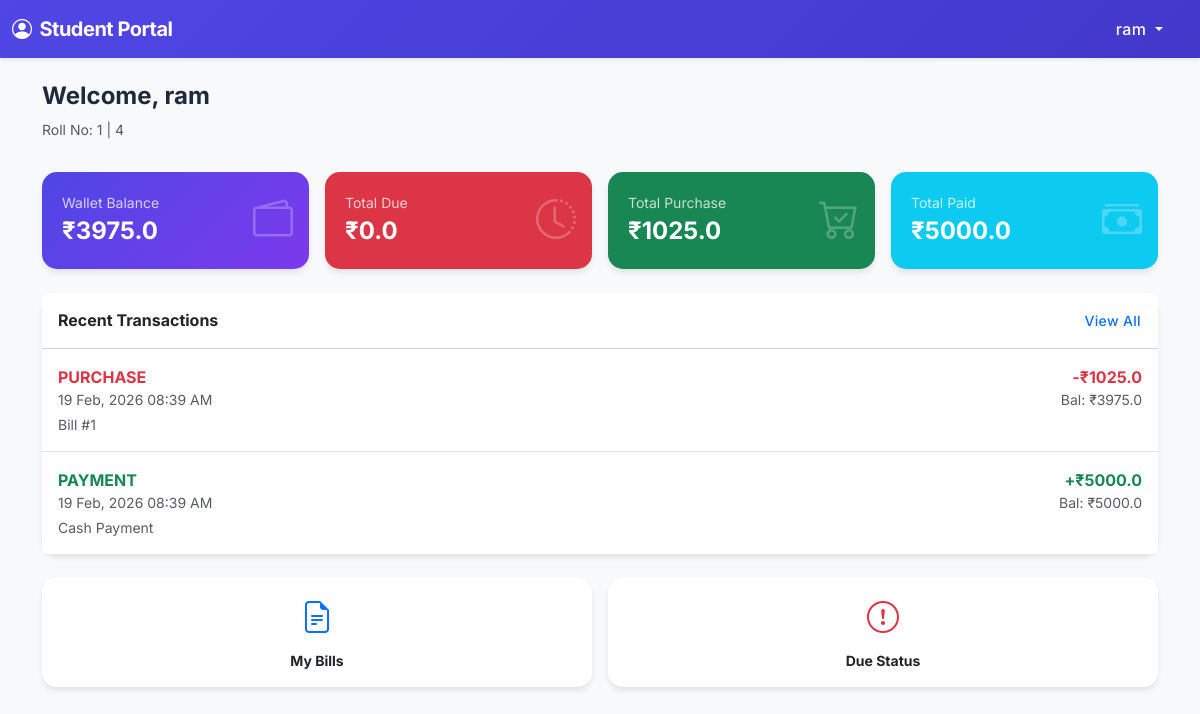
/student/dashboard (signed in), run on the app's committed database.
### app/models.py (models this page shows, shortened)
class Student(UserMixin, db.Model):
    __tablename__ = 'students'
    id = db.Column(db.Integer, primary_key=True)
    name = db.Column(db.String(100), nullable=False)
    password_hash = db.Column(db.String(255))
    class_id = db.Column(db.Integer, db.ForeignKey('classes.id'), nullable=True)
    roll_no = db.Column(db.String(20))
    parent_phone = db.Column(db.String(20))
    balance = db.Column(db.Float, default=0.0) # Positive = Wallet, Negative = Due
    language = db.Column(db.String(5), default='en')
    created_at = db.Column(db.DateTime, default=datetime.utcnow)
    transactions = db.relationship('Transaction', backref='student', lazy='dynamic')
    bills = db.relationship('Bill', backref='student', lazy='dynamic')
    @property
    def total_due(self):
        return abs(self.balance) if self.balance < 0 else 0.0
    @property
    def wallet_amount(self):
        return self.balance if self.balance > 0 else 0.0

class Class(db.Model):
    __tablename__ = 'classes'
    id = db.Column(db.Integer, primary_key=True)
    name = db.Column(db.String(20), unique=True, nullable=False) # e.g., "7", "8", "9-A"
    order = db.Column(db.Integer, default=0) # For sorting and promotion logic (e.g., 7 -> 8)
    students = db.relationship('Student', backref='student_class', lazy='dynamic')

class Transaction(db.Model):
    __tablename__ = 'transactions'
    id = db.Column(db.Integer, primary_key=True)
    student_id = db.Column(db.Integer, db.ForeignKey('students.id'))
    type = db.Column(db.String(20)) # PURCHASE, PAYMENT, DEPOSIT
    amount = db.Column(db.Float, nullable=False) # Amount of transaction
    balance_after = db.Column(db.Float) # Balance after transaction
    description = db.Column(db.String(200))
    date = db.Column(db.DateTime, default=datetime.utcnow)
    related_bill_id = db.Column(db.Integer, db.ForeignKey('bills.id'), nullable=True)

### app/routes/student_routes.py (the view)
@student_panel_bp.route('/dashboard')
@student_required
def dashboard():
    student = current_user
    recent_transactions = Transaction.query.filter_by(student_id=student.id).order_by(Transaction.date.desc()).limit(5).all()
    total_purchase = db.session.query(db.func.sum(Transaction.amount)).filter(Transaction.student_id == student.id, Transaction.type == 'PURCHASE').scalar() or 0
    total_paid = db.session.query(db.func.sum(Transaction.amount)).filter(Transaction.student_id == student.id, Transaction.type == 'PAYMENT').scalar() or 0
    return render_template('student/dashboard.html',
                           student=student,
                           recent_transactions=recent_transactions,
                           total_purchase=total_purchase,
                           total_paid=total_paid)

### app/models.py (called while the page is built)
@login_manager.user_loader
def load_user(user_id):
    user_type = session.get('user_type')
    if user_type == 'student':
        return Student.query.get(int(user_id))
    elif user_type == 'admin':
        return User.query.get(int(user_id))
    return None

### app/templates/student/dashboard.html
{% extends "student/layout.html" %}
{% block content %}
<div class="row g-3 mb-4">
    <div class="col-12">
        <h4 class="fw-bold">Welcome, {{ student.name }}</h4>
        <p class="text-muted small">Roll No: {{ student.roll_no }} | {{ student.student_class.name if
            student.student_class else 'N/A' }}</p>
    </div>
    <div class="col-6 col-md-3">
        <div class="card bg-gradient-primary status-card h-100">
            <div class="small opacity-75">Wallet Balance</div>
            <div class="fs-4 fw-bold">₹{{ student.wallet_amount|round(2) }}</div>
            <i class="bi bi-wallet2 position-absolute top-50 end-0 translate-middle-y me-3 opacity-25 fs-1"></i>
        </div>
    </div>
    <div class="col-6 col-md-3">
        <div class="card bg-danger status-card h-100">
            <div class="small opacity-75">Total Due</div>
            <div class="fs-4 fw-bold">₹{{ student.total_due|round(2) }}</div>
            <i class="bi bi-clock-history position-absolute top-50 end-0 translate-middle-y me-3 opacity-25 fs-1"></i>
        </div>
    </div>
    <div class="col-6 col-md-3">
        <div class="card bg-success status-card h-100">
            <div class="small opacity-75">Total Purchase</div>
            <div class="fs-4 fw-bold">₹{{ total_purchase|round(2) }}</div>
            <i class="bi bi-cart-check position-absolute top-50 end-0 translate-middle-y me-3 opacity-25 fs-1"></i>
        </div>
    </div>
    <div class="col-6 col-md-3">
        <div class="card bg-info status-card h-100">
            <div class="small opacity-75">Total Paid</div>
            <div class="fs-4 fw-bold">₹{{ total_paid|round(2) }}</div>
            <i class="bi bi-cash-stack position-absolute top-50 end-0 translate-middle-y me-3 opacity-25 fs-1"></i>
        </div>
    </div>
</div>
<div class="card mb-4">
    <div class="card-header bg-white py-3 d-flex justify-content-between align-items-center">
        <h6 class="mb-0 fw-bold">Recent Transactions</h6>
        <a href="{{ url_for('student_panel.transactions') }}" class="btn btn-sm btn-link p-0 text-decoration-none">View
            All</a>
    </div>
    <div class="list-group list-group-flush">
        {% for tx in recent_transactions %}
        <div class="list-group-item py-3">
            <div class="d-flex justify-content-between align-items-center">
                <div>
                    <div class="fw-bold {{ 'text-danger' if tx.type == 'PURCHASE' else 'text-success' }}">
                        {{ tx.type }}
                    </div>
                    <div class="small text-muted">{{ tx.date.strftime('%d %b, %Y %I:%M %p') }}</div>
                </div>
                <div class="text-end">
                    <div class="fw-bold {{ 'text-danger' if tx.type == 'PURCHASE' else 'text-success' }}">
                        {{ '-' if tx.type == 'PURCHASE' else '+' }}₹{{ tx.amount|round(2) }}
                    </div>
                    <div class="small text-muted">Bal: ₹{{ tx.balance_after|round(2) }}</div>
                </div>
            </div>
            {% if tx.description %}
            <div class="small text-muted mt-1">{{ tx.description }}</div>
            {% endif %}
        </div>
        {% else %}
        <div class="list-group-item text-center py-4 text-muted">
            No transactions found.
        </div>
        {% endfor %}
    </div>
</div>
<div class="row g-3">
    <div class="col-6">
        <a href="{{ url_for('student_panel.bills') }}"
            class="card text-center p-3 text-decoration-none text-dark h-100">
            <i class="bi bi-file-earmark-text fs-2 text-primary mb-2"></i>
            <div class="fw-bold small">My Bills</div>
        </a>
    </div>
    <div class="col-6">
        <a href="{{ url_for('student_panel.due_status') }}"
            class="card text-center p-3 text-decoration-none text-dark h-100">
            <i class="bi bi-exclamation-circle fs-2 text-danger mb-2"></i>
            <div class="fw-bold small">Due Status</div>
        </a>
    </div>
</div>
{% endblock %}

### app/templates/student/layout.html (shortened to what this page needs)
<!DOCTYPE html>
<html lang="{{ lang }}">
<head>
    <link href="https://cdn.jsdelivr.net/npm/bootstrap@5.3.0/dist/css/bootstrap.min.css" rel="stylesheet">
    <link rel="stylesheet" href="https://cdn.jsdelivr.net/npm/bootstrap-icons@1.10.5/font/bootstrap-icons.css">
    <link rel="stylesheet" href="{{ url_for('static', filename='css/style.css') }}">
</head>
<body class="bg-light">
    {% if current_user.is_authenticated and session.get('user_type') == 'student' %}
    <nav class="navbar navbar-dark bg-gradient-primary shadow-sm sticky-top">
        <div class="container-fluid">
            <span class="navbar-brand fw-bold">
                <i class="bi bi-person-circle me-2"></i>Student Portal
            </span>
            <div class="dropdown">
                <button class="btn btn-link text-white text-decoration-none dropdown-toggle" type="button" data-bs-toggle="dropdown">
                    {{ current_user.name }}
                </button>
            </div>
        </div>
    </nav>
    {% endif %}
    <div class="container py-4 mb-5">
        {% block content %}{% endblock %}
    </div>
</body>
</html>

### app/static/css/style.css (style rules this page uses)
:root { --primary: #4f46e5; --primary-hover: #4338ca; --secondary: #64748b; --success: #10b981; --danger: #ef4444; --warning: #f59e0b; --info: #3b82f6; --light: #f8fafc; --dark: #1e293b; --body-bg: #f1f5f9; --card-bg: #ffffff; --shadow-sm: 0 1px 2px 0 rgb(0 0 0 / 0.05); --shadow: 0 4px 6px -1px rgb(0 0 0 / 0.1), 0 2px 4px -2px rgb(0 0 0 / 0.1); --shadow-md: 0 10px 15px -3px rgb(0 0 0 / 0.1), 0 4px 6px -4px rgb(0 0 0 / 0.1); --shadow-lg: 0 20px 25px -5px rgb(0 0 0 / 0.1), 0 8px 10px -6px rgb(0 0 0 / 0.1); --font-family: 'Inter', system-ui, -apple-system, sans-serif; }
body { font-family: var(--font-family); background-color: var(--body-bg); color: var(--dark); -webkit-font-smoothing: antialiased; }
.card { border: none; background: var(--card-bg); box-shadow: var(--shadow); transition: transform 0.2s, box-shadow 0.2s; }
.navbar { background: linear-gradient(135deg, var(--primary), var(--primary-hover)) !important; }
.navbar-brand { font-weight: 700; letter-spacing: -0.5px; }
.btn { border-radius: 9999px; padding: 0.5rem 1.5rem; font-weight: 500; transition: all 0.2s; letter-spacing: 0.025em; }

### app/templates/student/layout.html (style rules this page uses)
body { font-family: 'Inter', sans-serif; }
.bg-gradient-primary { background: linear-gradient(135deg, #4f46e5 0%, #7c3aed 100%); }
.card { border: none; border-radius: 15px; box-shadow: 0 4px 6px -1px rgba(0, 0, 0, 0.1); }
.status-card { color: white; padding: 20px; }

### data on the page
Student: name "ram", roll_no "1", wallet_amount "3975.0", total_due "0.0"
Class: student_class "4"
Transaction: type "PURCHASE", date "19 Feb, 2026 08:39 AM", type "-", amount "1025.0", balance_after "3975.0", description "Bill #1"
Transaction: type "PAYMENT", date "19 Feb, 2026 08:39 AM", type "+", amount "5000.0", balance_after "5000.0", description "Cash Payment"

### other printed values
{{ total_purchase|round(2) }} "1025.0"
{{ total_paid|round(2) }} "5000.0"
